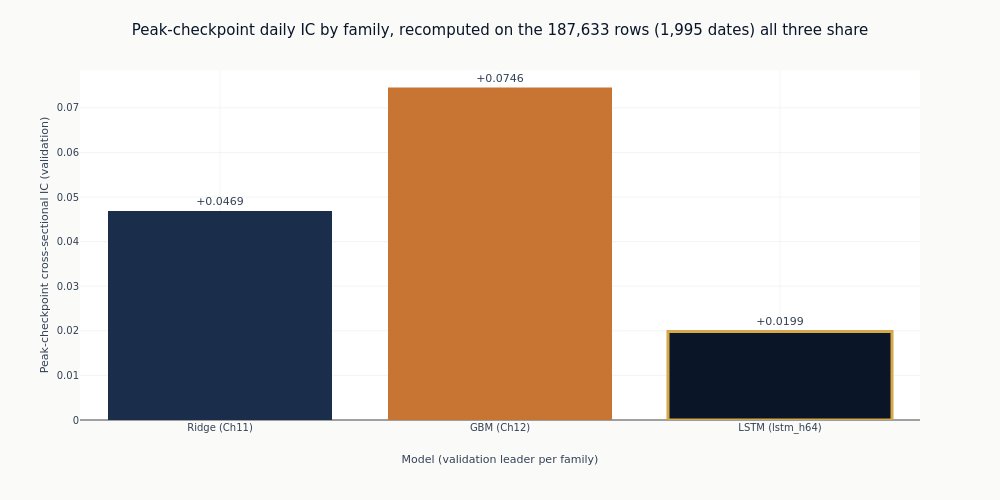

This figure's notebook cell:
### Markdown cell above
## 7. Against the flat-feature baselines

The peak checkpoint against the linear and gradient-boosting leaders. This is the comparison the
notebook exists to make: whether reading the history as a sequence adds anything over handing
the same history to a model as columns.

The comparison only means anything if the three numbers describe the same rows, and section 2
explained why that is not guaranteed. Matching date counts would not be enough: sequence
eligibility drops the warm-up rows a flat model keeps, so the same date can carry a different
cross-section in each family, and each family's stored IC is computed over its own sample.

So the stored numbers are not what the chart plots. The three prediction sets are intersected
on their exact `(symbol, timestamp)` keys and the daily rank IC is recomputed on the rows all
three share. That is a different and smaller sample than any family's own, which is the point:
it is the only sample on which the three are one comparison rather than three.

### Code cell
_missing = [name for name, phash in baseline_hashes.items() if not phash]
if _missing:
    raise RuntimeError(
        f"no prediction_hash registered for {_missing}, so their rows cannot be intersected "
        "with this notebook's; re-run the stage that published them"
    )

_frames = {
    name: load_predictions(CASE_STUDY_ID, prediction_hash=phash)
    for name, phash in baseline_hashes.items()
}
_frames[f"LSTM ({CONFIG_NAME})"] = load_predictions(CASE_STUDY_ID, prediction_hash=PEAK_PHASH)
_empty = [name for name, frame in _frames.items() if frame.is_empty()]
if _empty:
    raise RuntimeError(f"no prediction rows on disk for {_empty}; the comparison cannot be made")

COMMON_IC, COMMON_DAYS, COMMON_ROWS = common_sample_daily_ic(_frames)
if not COMMON_IC:
    raise RuntimeError(
        "the three prediction sets share no (symbol, timestamp) rows, so there is no sample "
        "on which they can be compared"
    )
print(
    f"Common sample: {COMMON_ROWS:,} rows on {COMMON_DAYS:,} dates "
    f"(each family's own full-coverage count was {FULL_DAYS:.0f})"
)
for _name, _ic in COMMON_IC.items():
    print(f"  {_name}: IC={_ic:+.4f} on the shared rows")

_labels = ["Ridge (Ch11)", "GBM (Ch12)", f"LSTM ({CONFIG_NAME})"]
_vals = [COMMON_IC[name] for name in _labels]
fig_cmp = go.Figure(
    go.Bar(
        x=_labels,
        y=_vals,
        marker=dict(
            color=[COLORS["slate"], COLORS["copper"], COLORS["blue"]],
            line=dict(color=COLORS["amber"], width=[0, 0, 3]),
        ),
        text=[f"{value:+.4f}" for value in _vals],
        textposition="outside",
        cliponaxis=False,
        showlegend=False,
    )
)
fig_cmp.update_layout(
    title=(
        f"Peak-checkpoint daily IC by family, recomputed on the {COMMON_ROWS:,} rows "
        f"({COMMON_DAYS:,} dates) all three share"
    ),
    height=500,
    width=1000,
    margin=dict(t=70),
    title_font=dict(size=15),
)
fig_cmp.update_xaxes(title_text="Model (validation leader per family)")
fig_cmp.update_yaxes(title_text="Peak-checkpoint cross-sectional IC (validation)")
fig_cmp.show()

### Figure 1 — Plotly figure (JSON) as saved in the notebook; plotly's stock layout.template omitted (floating-point values rounded to 4 significant figures)
{"data": [{"cliponaxis": false, "marker": {"color": ["#1a2d4a", "#C87533", "#0a1628"], "line": {"color": "#D4A84B", "width": [0, 0, 3]}}, "showlegend": false, "text": ["+0.0469", "+0.0746", "+0.0199"], "textposition": "outside", "type": "bar", "x": ["Ridge (Ch11)", "GBM (Ch12)", "LSTM (lstm_h64)"], "y": [0.04687, 0.07457, 0.01987]}], "layout": {"height": 500, "margin": {"t": 70}, "title": {"font": {"size": 15}, "text": "Peak-checkpoint daily IC by family, recomputed on the 187,633 rows (1,995 dates) all three share"}, "width": 1000, "xaxis": {"title": {"text": "Model (validation leader per family)"}}, "yaxis": {"title": {"text": "Peak-checkpoint cross-sectional IC (validation)"}}}}
